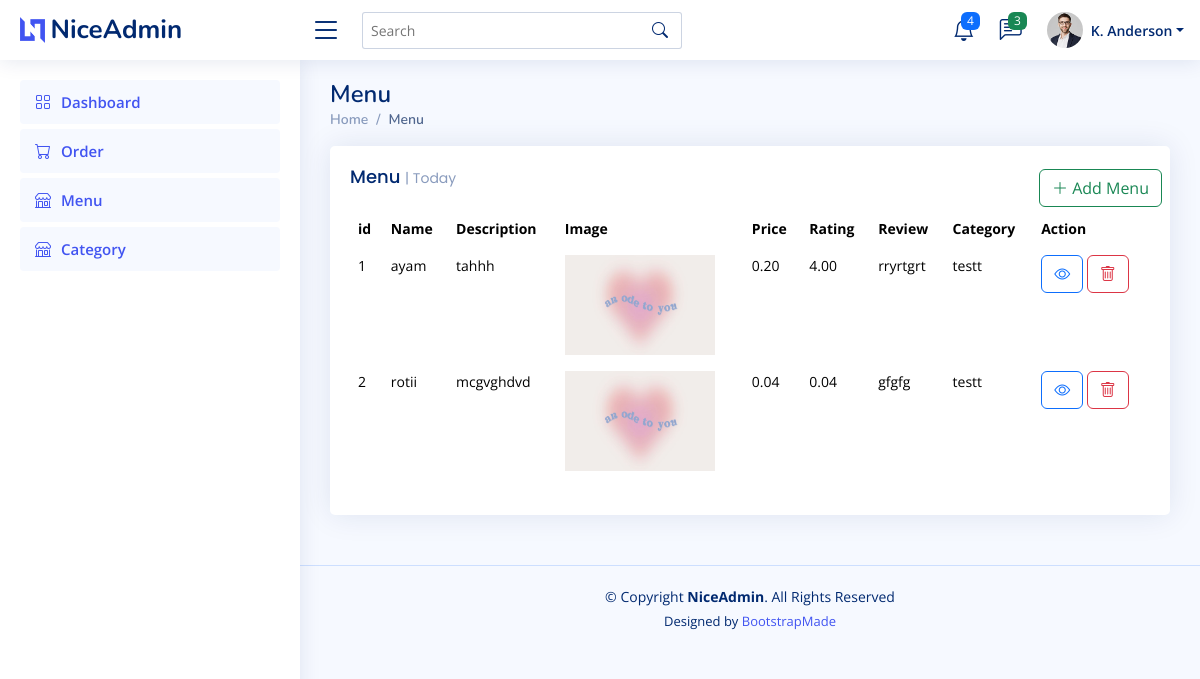
The app's page /menu/, older data.
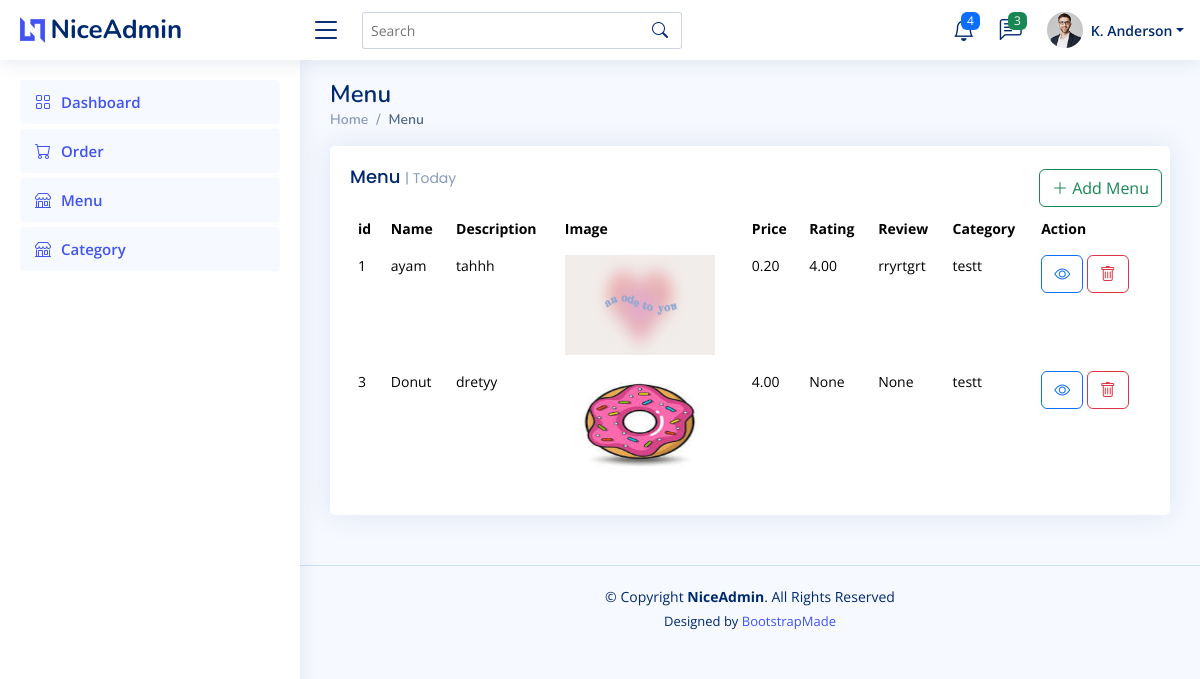
The same page, newer data.
### pages/models.py (models this page shows, shortened)
class Menu(models.Model):
    name = models.CharField(max_length=150)
    description = models.TextField()
    image = models.ImageField(upload_to='menu_images')
    price = models.DecimalField(max_digits=10,decimal_places=2)
    rating = models.DecimalField(max_digits=3,decimal_places=2,default= None, null=True)
    review = models.TextField(default= None, null=True)
    category = models.ForeignKey(Category, on_delete=models.CASCADE)

class Category(models.Model):
    name = models.CharField(max_length=150)
    description = models.TextField()
    image = models.ImageField(upload_to='category_images')

### pages/views.py (the view)
# urls.py: path('menu/',views.menu),
def menu(request):
    allMenu=Menu.objects.all()
    categories=Category.objects.all()
    return render(request,'menu.html',{'allMenu':allMenu, 'categories':categories})

### templates/menu.html (shortened to what this page needs)
{% load static %}
{% include 'header.html' %}
<main id="main" class="main">
    <div class="pagetitle">
      <h1>Menu</h1>
      <nav>
        <ol class="breadcrumb">
          <li class="breadcrumb-item"><a href="/">Home</a></li>
          <li class="breadcrumb-item active">Menu</li>
        </ol>
      </nav>
    </div>
    <section class="section dashboard">
      <div class="row">
        <div class="col-lg-12">
          <div class="row">
            <div class="col-12">
              <div class="card recent-sales overflow-auto">
                <div class="filter p-2">
                  <td>
                    <button type="button" class="btn btn-outline-success" data-bs-toggle="modal" data-bs-target="#addMenu">
                      <i class="bi bi-plus-lg"></i> Add Menu
                    </button>
                  </td>
                </div>
                <div class="card-body">
                  <h5 class="card-title">Menu <span>| Today</span></h5>
                  <table class="table table-borderless datatable">
                    <thead>
                      <tr>
                        <th scope="col">id</th>
                        <th scope="col">Name</th>
                        <th scope="col">Description</th>
                        <th scope="col">Image</th>
                        <th scope="col">Price</th>
                        <th scope="col">Rating</th>
                        <th scope="col">Review</th>
                        <th scope="col">Category</th>
                        <th scope="col">Action</th>
                      </tr>
                    </thead>
                    <tbody>
                      {% for menu in allMenu %}
                      <tr>
                        <td>{{menu.id}}</td>
                        <td>{{menu.name}}</td>
                        <td>{{menu.description}}</td>
                        <td><img style="height:100px; width: 150px;" class="img-fluid img-responsive" src="{{menu.image.url}}"></td>
                        <td>{{menu.price}}</td>
                        <td>{{menu.rating}}</td>
                        <td>{{menu.review}}</td>
                        <td>{{menu.category.name}}</td>
                        <td> <a class="btn btn-outline-primary" href="view-menu/{{menu.id}}"><i class="bi bi-eye"></i></a>
                          <button type="button" class="btn btn-outline-danger" data-bs-toggle="modal" data-bs-target="#menu-{{menu.id}}">
                            <i class="bi bi-trash"></i>
                          </button>
                          </td>
                      </tr>
                      {% endfor %}
                    </tbody>
                  </table>
                </div>
              </div>
            </div>
      </div>
    </section>
  </main>
{% include 'footer.html' %}

### templates/header.html (shortened to what this page needs)
{% load static %}
<!DOCTYPE html>
<html lang="en">
<head>
  <link href="{% static 'assets/vendor/bootstrap/css/bootstrap.min.css' %}" rel="stylesheet">
  <link href="{% static 'assets/vendor/bootstrap-icons/bootstrap-icons.css' %}" rel="stylesheet">
  <link href="{% static 'assets/vendor/boxicons/css/boxicons.min.css' %}" rel="stylesheet">
  <link href="{% static 'assets/vendor/quill/quill.snow.css' %}" rel="stylesheet">
  <link href="{% static 'assets/vendor/quill/quill.bubble.css' %}" rel="stylesheet">
  <link href="{% static 'assets/vendor/remixicon/remixicon.css' %}" rel="stylesheet">
  <link href="{% static 'assets/vendor/simple-datatables/style.css' %}" rel="stylesheet">
  <link href="{% static 'assets/css/style.css' %}" rel="stylesheet">
</head>
<body>
  <header id="header" class="header fixed-top d-flex align-items-center">
    <div class="d-flex align-items-center justify-content-between">
      <a href="index.html" class="logo d-flex align-items-center">
        <img src="assets/img/logo.png" alt="">
        <span class="d-none d-lg-block">NiceAdmin</span>
      </a>
      <i class="bi bi-list toggle-sidebar-btn"></i>
    </div>
    <div class="search-bar">
      <form class="search-form d-flex align-items-center" method="POST" action="#">
        <input type="text" name="query" placeholder="Search" title="Enter search keyword">
        <button type="submit" title="Search"><i class="bi bi-search"></i></button>
      </form>
    </div>
    <nav class="header-nav ms-auto">
      <ul class="d-flex align-items-center">
        <li class="nav-item dropdown">
          <a class="nav-link nav-icon" href="#" data-bs-toggle="dropdown">
            <i class="bi bi-bell"></i>
            <span class="badge bg-primary badge-number">4</span>
          </a>
        </li>
        <li class="nav-item dropdown">
          <a class="nav-link nav-icon" href="#" data-bs-toggle="dropdown">
            <i class="bi bi-chat-left-text"></i>
            <span class="badge bg-success badge-number">3</span>
          </a>
        </li>
        <li class="nav-item dropdown pe-3">
          <a class="nav-link nav-profile d-flex align-items-center pe-0" href="#" data-bs-toggle="dropdown">
            <img src="assets/img/profile-img.jpg" alt="Profile" class="rounded-circle">
            <span class="d-none d-md-block dropdown-toggle ps-2">K. Anderson</span>
          </a>
        </li>
      </ul>
    </nav>
  </header>
  <aside id="sidebar" class="sidebar">
    <ul class="sidebar-nav" id="sidebar-nav">
      <li class="nav-item">
        <a class="nav-link " href="/">
          <i class="bi bi-grid"></i>
          <span>Dashboard</span>
        </a>
      </li>
      <li class="nav-item">
        <a class="nav-link " href="/order">
          <i class="bi bi-cart"></i>
          <span>Order</span>
        </a>
      </li>
      <li class="nav-item">
        <a class="nav-link " href="/menu">
          <i class="bi bi-shop"></i>
          <span>Menu</span>
        </a>
      </li>
      <li class="nav-item">
        <a class="nav-link " href="/category">
          <i class="bi bi-shop"></i>
          <span>Category</span>
        </a>
      </li>
    </ul>
  </aside>

### templates/footer.html (shortened to what this page needs)
{% load static %}
<footer id="footer" class="footer">
    <div class="copyright">
      &copy; Copyright <strong><span>NiceAdmin</span></strong>. All Rights Reserved
    </div>
    <div class="credits">
      Designed by <a href="https://bootstrapmade.com/">BootstrapMade</a>
    </div>
  </footer>
</body>
</html>

### static/assets/css/style.css (style rules this page uses)
:root { scroll-behavior: smooth; }
body { font-family: "Open Sans", sans-serif; background: #f6f9ff; color: #444444; }
a { color: #4154f1; text-decoration: none; }
h1, h2, h3, h4, h5, h6 { font-family: "Nunito", sans-serif; }
#main { margin-top: 60px; padding: 20px 30px; transition: all 0.3s; }
.pagetitle { margin-bottom: 10px; }
.pagetitle h1 { font-size: 24px; margin-bottom: 0; font-weight: 600; color: #012970; }
.card { margin-bottom: 30px; border: none; border-radius: 5px; box-shadow: 0px 0 30px rgba(1, 41, 112, 0.1); }
.card-title { padding: 20px 0 15px 0; font-size: 18px; font-weight: 500; color: #012970; font-family: "Poppins", sans-serif; }
.card-title span { color: #899bbd; font-size: 14px; font-weight: 400; }
.card-body { padding: 0 20px 20px 20px; }
.breadcrumb { font-size: 14px; font-family: "Nunito", sans-serif; color: #899bbd; font-weight: 600; }
.breadcrumb a { color: #899bbd; transition: 0.3s; }
.breadcrumb .breadcrumb-item::before { color: #899bbd; }
.breadcrumb .active { color: #51678f; font-weight: 600; }
.logo { line-height: 1; }
@media (min-width: 1200px) { .logo { width: 280px; } }
.logo img { max-height: 26px; margin-right: 6px; }
.logo span { font-size: 26px; font-weight: 700; color: #012970; font-family: "Nunito", sans-serif; }
.header { transition: all 0.5s; z-index: 997; height: 60px; box-shadow: 0px 2px 20px rgba(1, 41, 112, 0.1); background-color: #fff; padding-left: 20px; }
.header .toggle-sidebar-btn { font-size: 32px; padding-left: 10px; cursor: pointer; color: #012970; }
.header .search-bar { min-width: 360px; padding: 0 20px; }
.header .search-form { width: 100%; }
.header .search-form input { border: 0; font-size: 14px; color: #012970; border: 1px solid rgba(1, 41, 112, 0.2); padding: 7px 38px 7px 8px; border-radius: 3px; transition: 0.3s; width: 100%; }
.header .search-form button { border: 0; padding: 0; margin-left: -30px; background: none; }
.header .search-form button i { color: #012970; }
.header-nav ul { list-style: none; }
.header-nav>ul { margin: 0; padding: 0; }
.header-nav .nav-icon { font-size: 22px; color: #012970; margin-right: 25px; position: relative; }
.header-nav .nav-profile { color: #012970; }
.header-nav .nav-profile img { max-height: 36px; }
.header-nav .nav-profile span { font-size: 14px; font-weight: 600; }
.header-nav .badge-number { position: absolute; inset: -2px -5px auto auto; font-weight: normal; font-size: 12px; padding: 3px 6px; }
.sidebar { position: fixed; top: 60px; left: 0; bottom: 0; width: 300px; z-index: 996; transition: all 0.3s; padding: 20px; overflow-y: auto; scrollbar-width: thin; scrollbar-color: #aab7cf transparent; box-shadow: 0px 0px 20px rgba(1, 41, 112, 0.1); background-color: #fff; }
@media (min-width: 1200px) { #main, #footer { margin-left: 300px; } }
.sidebar-nav { padding: 0; margin: 0; list-style: none; }
.sidebar-nav li { padding: 0; margin: 0; list-style: none; }
.sidebar-nav .nav-item { margin-bottom: 5px; }
.sidebar-nav .nav-link { display: flex; align-items: center; font-size: 15px; font-weight: 600; color: #4154f1; transition: 0.3; background: #f6f9ff; padding: 10px 15px; border-radius: 4px; }
.sidebar-nav .nav-link i { font-size: 16px; margin-right: 10px; color: #4154f1; }
.dashboard .filter { position: absolute; right: 0px; top: 15px; }
.dashboard .recent-sales { font-size: 14px; }
.dashboard .recent-sales .table thead { background: #f6f6fe; }
.dashboard .recent-sales .table thead th { border: 0; }
.footer { padding: 20px 0; font-size: 14px; transition: all 0.3s; border-top: 1px solid #cddfff; }
.footer .copyright { text-align: center; color: #012970; }
.footer .credits { padding-top: 5px; text-align: center; font-size: 13px; color: #012970; }

Row changes from the older to the newer data that the page shows:
removed Menu: id "2", name "rotii", description "mcgvghdvd", image (picture), price "0.04", rating "0.04", review "gfgfg", category.name "testt"
added Menu: id "3", name "Donut", description "dretyy", image (picture), price "4.00", rating "None", review "None", category.name "testt"
